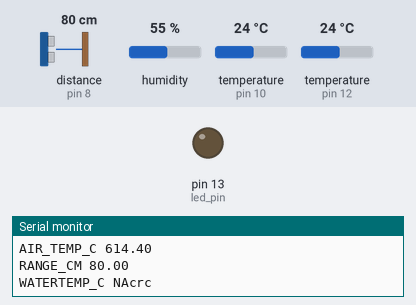
A sketch run on a simulated Arduino Uno, built with avr-gcc and run on an emulated ATmega328P. Shown: output pins drawn as LEDs (lit = HIGH), the last lines printed to the serial monitor. Wiring (inferred from the names in the program): ultrasonic range finder: trigger pin 9; echo pin 8; DHT11 sensor: data pin 12. The inputs (shaded band) are chosen by the test bench; at power-on: distance to the obstacle (sensor on pin 8) 80 cm, humidity 55 %, temperature (sensors on pin 10, pin 12) 24 °C. The echo pulse lasts 58.3 µs per cm; pins used as bus, display or sensor lines are not drawn.

Above: at 9.6 s.
9.7 s: distance to the obstacle (sensor on pin 8) set to 2 cm
At 22.6 s:
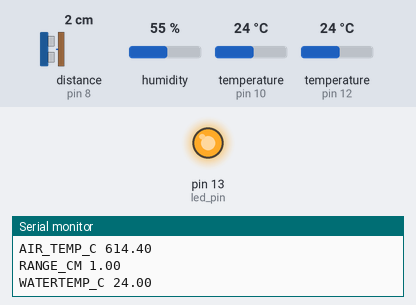
Timing chart, 0 to 29.7 s (numbered marks = the images above; inputs shaded):
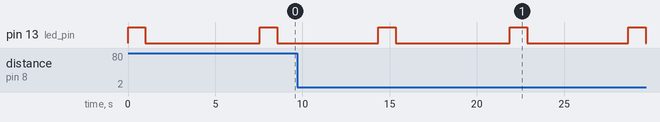

Measured:
- by itself, pin 13 (led_pin): alternates HIGH for 1.0 s and LOW for 6.2 s

The sketch:

ArduponicsReader.ino
```cpp
// Example testing sketch for various DHT humidity/temperature sensors
// Written by ladyada, public domain

#include "DHT.h"
#include "EchoRange.h"
#include <OneWire.h>

///Defines for DHT
#define DHTPIN 12     // what pin we're connected to
#define DHTTYPE DHT22   // DHT 22  (AM2302)
// DHT CONFIG
// Connect pin 1 (on the left) of the sensor to +5V
// Connect pin 2 of the sensor to whatever your DHTPIN is
// Connect pin 4 (on the right) of the sensor to GROUND
// Connect a 10K resistor from pin 2 (data) to pin 1 (power) of the sensor

#define echoPin 8 // Echo Pin
#define trigPin 9 // Trigger Pin

#define WaterTempPin 10

int led_pin = 13; // If PIN is 13 no resistor is needed (built in), any other io lines to the LED need a resistor in series with the 5v

OneWire  m_WaterTemp(10);
EchoRange m_EchoRange(echoPin, trigPin);
DHT dht(DHTPIN, DHTTYPE);

void setup() {
  Serial.begin(9600);
  dht.begin();
  m_EchoRange.begin();

  pinMode(led_pin,OUTPUT);
}

void loop() {

  digitalWrite(led_pin,HIGH);
  delay(1000);
  digitalWrite(led_pin,LOW);
  // Reading temperature or humidity takes about 250 milliseconds!
  // Sensor readings may also be up to 2 seconds 'old' (its a very slow sensor)
  float h = dht.readHumidity();
  float t = dht.readTemperature();

  // check if returns are valid, if they are NaN (not a number) then something went wrong!
  if (isnan(t) || isnan(h)) {
    Serial.println("AIR_HUMID NA");
    Serial.println("AIR_HUMID NA");
  } else {
    Serial.print("AIR_HUMID ");
    Serial.println(h);
//    Serial.print(" %\t");
    Serial.print("AIR_TEMP_C ");
    Serial.print(t);
    Serial.println("");

  }

  float rangeCm = m_EchoRange.readDistance();
  Serial.print("RANGE_CM ");
  Serial.print(rangeCm);
  Serial.println("");

  //WaterTemp
  ReadWaterTempC();

  //wait a bit.
  delay(5000); //5 seconds.

}//endloop

void ReadWaterTempC()
{
  byte i;
  byte present = 0;
  byte type_s;
  byte data[12];
  byte addr[8];
  float celsius, fahrenheit;

  if ( !m_WaterTemp.search(addr)) {
    //Serial.println("WATERTEMP_C NAsearch");
    m_WaterTemp.reset_search();
    delay(250);
    //return;
  }


  if (OneWire::crc8(addr, 7) != addr[7]) {
      //Serial.println("CRC is not valid!");
	  Serial.println("WATERTEMP_C NAcrc");
      return;
  }
  //Serial.println();

  // the first ROM byte indicates which chip
  switch (addr[0]) {
    case 0x10:
      //Serial.println("  Chip = DS18S20");  // or old DS1820
      type_s = 1;
      break;
    case 0x28:
      //Serial.println("  Chip = DS18B20");
      type_s = 0;
      break;
    case 0x22:
      //Serial.println("  Chip = DS1822");
      type_s = 0;
      break;
    default:
      //Serial.println("Device is not a DS18x20 family device.");
	  Serial.println("WATERTEMP_C NAdevfam");
      return;
  }

  m_WaterTemp.reset();
  m_WaterTemp.select(addr);
  m_WaterTemp.write(0x44, 1);        // start conversion, with parasite power on at the end

  delay(1000);     // maybe 750ms is enough, maybe not
  // we might do a ds.depower() here, but the reset will take care of it.

  present = m_WaterTemp.reset();
  m_WaterTemp.select(addr);
  m_WaterTemp.write(0xBE);         // Read Scratchpad

  //Serial.print("  Data = ");
  //Serial.print(present, HEX);
  //Serial.print(" ");
  for ( i = 0; i < 9; i++) {           // we need 9 bytes
    data[i] = m_WaterTemp.read();
    //Serial.print(data[i], HEX);
    //Serial.print(" ");
  }
  //Serial.print(" CRC=");
  //Serial.print(OneWire::crc8(data, 8), HEX);
  //Serial.println();

  // Convert the data to actual temperature
  // because the result is a 16 bit signed integer, it should
  // be stored to an "int16_t" type, which is always 16 bits
  // even when compiled on a 32 bit processor.
  int16_t raw = (data[1] << 8) | data[0];
  if (type_s) {
    raw = raw << 3; // 9 bit resolution default
    if (data[7] == 0x10) {
      // "count remain" gives full 12 bit resolution
      raw = (raw & 0xFFF0) + 12 - data[6];
    }
  } else {
    byte cfg = (data[4] & 0x60);
    // at lower res, the low bits are undefined, so let's zero them
    if (cfg == 0x00) raw = raw & ~7;  // 9 bit resolution, 93.75 ms
    else if (cfg == 0x20) raw = raw & ~3; // 10 bit res, 187.5 ms
    else if (cfg == 0x40) raw = raw & ~1; // 11 bit res, 375 ms
    //// default is 12 bit resolution, 750 ms conversion time
  }
  celsius = (float)raw / 16.0;
  //fahrenheit = celsius * 1.8 + 32.0;
  //Serial.print("  Temperature = ");
  Serial.print("WATERTEMP_C ");
  Serial.println(celsius);
}
```

DHT.cpp
```cpp
// (licence header left out)
#include "DHT.h"

DHT::DHT(uint8_t pin, uint8_t type, uint8_t count) {
  _pin = pin;
  _type = type;
  _count = count;
  firstreading = true;
}

void DHT::begin(void) {
  // set up the pins!
  pinMode(_pin, INPUT);
  digitalWrite(_pin, HIGH);
  _lastreadtime = 0;
}

//boolean S == Scale.  True == Farenheit; False == Celcius
float DHT::readTemperature(bool S) {
  float f;

  if (read()) {
    switch (_type) {
    case DHT11:
      f = data[2];
      if(S)
      	f = convertCtoF(f);

      return f;
    case DHT22:
    case DHT21:
      f = data[2] & 0x7F;
      f *= 256;
      f += data[3];
      f /= 10;
      if (data[2] & 0x80)
	f *= -1;
      if(S)
	f = convertCtoF(f);

      return f;
    }
  }
  Serial.print("Read fail");
  return NAN;
}

float DHT::convertCtoF(float c) {
	return c * 9 / 5 + 32;
}

float DHT::readHumidity(void) {
  float f;
  if (read()) {
    switch (_type) {
    case DHT11:
      f = data[0];
      return f;
    case DHT22:
    case DHT21:
      f = data[0];
      f *= 256;
      f += data[1];
      f /= 10;
      return f;
    }
  }
  Serial.print("Read fail");
  return NAN;
}


boolean DHT::read(void) {
  uint8_t laststate = HIGH;
  uint8_t counter = 0;
  uint8_t j = 0, i;
  unsigned long currenttime;

  // pull the pin high and wait 250 milliseconds
  digitalWrite(_pin, HIGH);
  delay(250);

  currenttime = millis();
  if (currenttime < _lastreadtime) {
    // ie there was a rollover
    _lastreadtime = 0;
  }
  if (!firstreading && ((currenttime - _lastreadtime) < 2000)) {
    return true; // return last correct measurement
    //delay(2000 - (currenttime - _lastreadtime));
  }
  firstreading = false;
  /*
    Serial.print("Currtime: "); Serial.print(currenttime);
    Serial.print(" Lasttime: "); Serial.print(_lastreadtime);
  */
  _lastreadtime = millis();

  data[0] = data[1] = data[2] = data[3] = data[4] = 0;

  // now pull it low for ~20 milliseconds
  pinMode(_pin, OUTPUT);
  digitalWrite(_pin, LOW);
  delay(20);
  cli();
  digitalWrite(_pin, HIGH);
  delayMicroseconds(40);
  pinMode(_pin, INPUT);

  // read in timings
  for ( i=0; i< MAXTIMINGS; i++) {
    counter = 0;
    while (digitalRead(_pin) == laststate) {
      counter++;
      delayMicroseconds(1);
      if (counter == 255) {
        break;
      }
    }
    laststate = digitalRead(_pin);

    if (counter == 255) break;

    // ignore first 3 transitions
    if ((i >= 4) && (i%2 == 0)) {
      // shove each bit into the storage bytes
      data[j/8] <<= 1;
      if (counter > _count)
        data[j/8] |= 1;
      j++;
    }

  }

  sei();

  /*
  Serial.println(j, DEC);
  Serial.print(data[0], HEX); Serial.print(", ");
  Serial.print(data[1], HEX); Serial.print(", ");
  Serial.print(data[2], HEX); Serial.print(", ");
  Serial.print(data[3], HEX); Serial.print(", ");
  Serial.print(data[4], HEX); Serial.print(" =? ");
  Serial.println(data[0] + data[1] + data[2] + data[3], HEX);
  */

  // check we read 40 bits and that the checksum matches
  if ((j >= 40) &&
      (data[4] == ((data[0] + data[1] + data[2] + data[3]) & 0xFF)) ) {
    return true;
  }


  return false;

}
```

DHT.h
```cpp
#ifndef DHT_H
#define DHT_H
#if ARDUINO >= 100
 #include "Arduino.h"
#else
 #include "WProgram.h"
#endif

/* DHT library

MIT license
written by Adafruit Industries
*/

// how many timing transitions we need to keep track of. 2 * number bits + extra
#define MAXTIMINGS 85

#define DHT11 11
#define DHT22 22
#define DHT21 21
#define AM2301 21

class DHT {
 private:
  uint8_t data[6];
  uint8_t _pin, _type, _count;
  boolean read(void);
  unsigned long _lastreadtime;
  boolean firstreading;

 public:
  DHT(uint8_t pin, uint8_t type, uint8_t count=6);
  void begin(void);
  float readTemperature(bool S=false);
  float convertCtoF(float);
  float readHumidity(void);

};
#endif
```

EchoRange.cpp
```cpp
// (licence header left out)
#include "EchoRange.h"

EchoRange::EchoRange(uint8_t echoPin, uint8_t trigPin)
{
  m_echoPin = echoPin;
  m_trigPin = trigPin;

}

void EchoRange::begin(void) {
  // set up the pins!
  pinMode(m_trigPin, OUTPUT);
}

//boolean S == Scale.  True == Farenheit; False == Celcius
float EchoRange::readDistance(bool S) {
  float f;

  //digitalWrite(2, HIGH);
  // establish variables for duration of the ping,
  // and the distance result in inches and centimeters:
  float duration, inches, cm;

  // The PING))) is triggered by a HIGH pulse of 2 or more microseconds.
  // Give a short LOW pulse beforehand to ensure a clean HIGH pulse:
  pinMode(m_trigPin, OUTPUT);// attach pin 3 to Trig
  digitalWrite(m_trigPin, LOW);
  delayMicroseconds(2);
  digitalWrite(m_trigPin, HIGH);
  delayMicroseconds(5);
  digitalWrite(m_trigPin, LOW);

  // The same pin is used to read the signal from the PING))): a HIGH
  // pulse whose duration is the time (in microseconds) from the sending
  // of the ping to the reception of its echo off of an object.
  pinMode (m_echoPin, INPUT);//attach pin 4 to Echo
  duration = pulseIn(m_echoPin, HIGH);

  // convert the time into a distance
  //inches = microsecondsToInches(duration);
  cm = microsecondsToCentimeters(duration);

  return cm;
}

long EchoRange::microsecondsToInches(long microseconds)
{
  // According to Parallax's datasheet for the PING))), there are
  // 73.746 microseconds per inch (i.e. sound travels at 1130 feet per
  // second).  This gives the distance travelled by the ping, outbound
  // and return, so we divide by 2 to get the distance of the obstacle.
  // See: http://www.parallax.com/dl/docs/prod/acc/28015-PING-v1.3.pdf
  return microseconds / 74.0 / 2.0;
}

long EchoRange::microsecondsToCentimeters(long microseconds)
{
  // The speed of sound is 340 m/s or 29 microseconds per centimeter.
  // The ping travels out and back, so to find the distance of the
  // object we take half of the distance travelled.
  return microseconds / 29.0 / 2.0;
}
```

EchoRange.h
```cpp
#ifndef EchoRange_H
#define EchoRange_H
#if ARDUINO >= 100
 #include "Arduino.h"
#else
 #include "WProgram.h"
#endif

/* EchoRange library

MIT license
written by Adafruit Industries
*/

// how many timing transitions we need to keep track of. 2 * number bits + extra
#define MAXTIMINGS 85

#define EchoRange11 11
#define EchoRange22 22
#define EchoRange21 21
#define AM2301 21

class EchoRange {
 private:
  //uint8_t data[6];
  //uint8_t _pin, _type, _count;
  //boolean read(void);
  //unsigned long _lastreadtime;
  //boolean firstreading;
  uint8_t m_echoPin;
  uint8_t m_trigPin;


 public:
  EchoRange(uint8_t pEcho,uint8_t pTrig);
  void begin(void);
  float readDistance(bool S=false);
  //float convertCtoF(float);
  //float readHumidity(void);
  long microsecondsToInches(long microseconds);
  long microsecondsToCentimeters(long microseconds);
};
#endif
```
